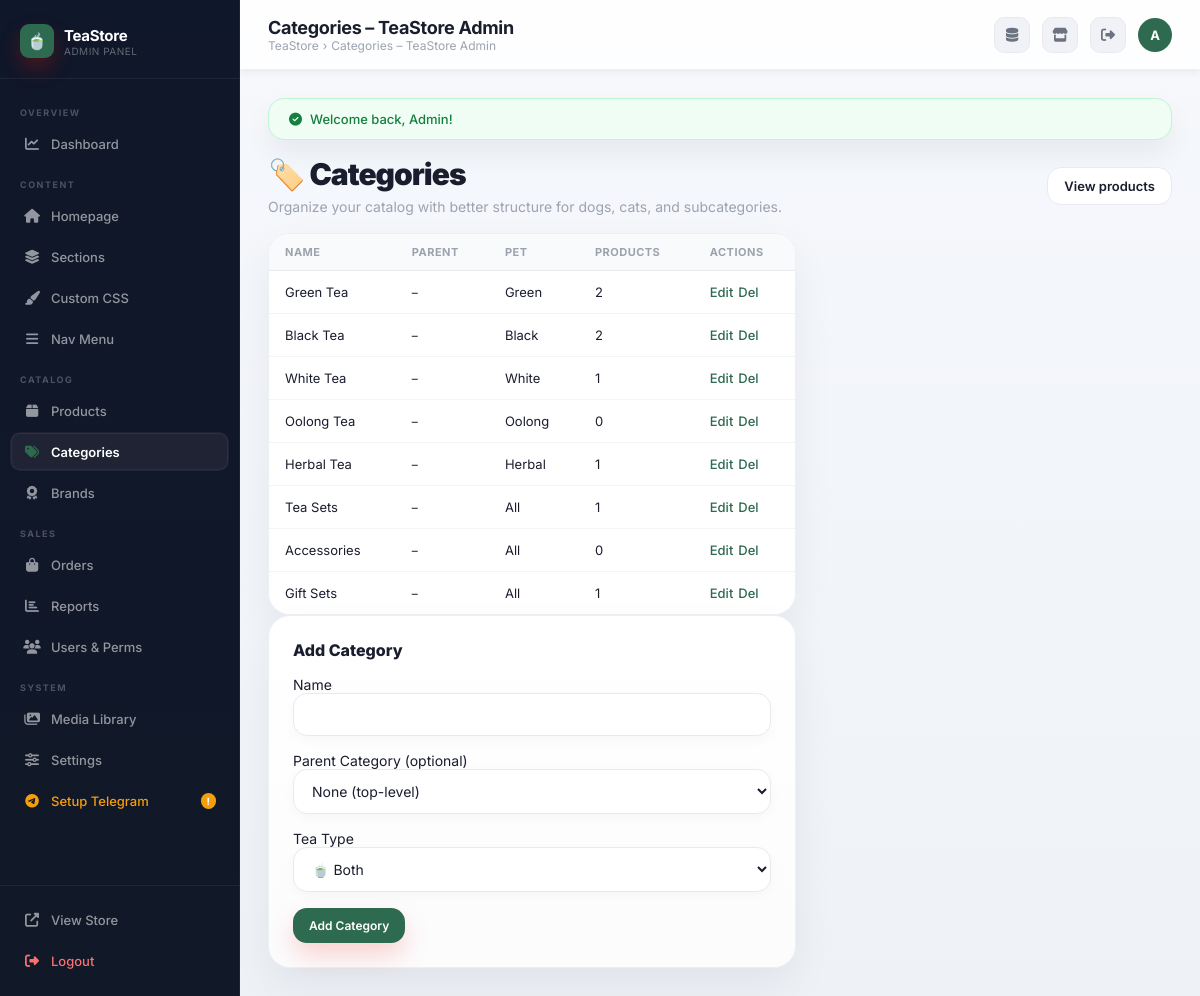
Screenshot of /admin/categories.php (signed in) with the database file from the repository.
### tables this page shows
CREATE TABLE IF NOT EXISTS categories (
    id INT AUTO_INCREMENT PRIMARY KEY,
    name VARCHAR(100) NOT NULL,
    slug VARCHAR(120) UNIQUE NOT NULL,
    parent_id INT DEFAULT NULL,
    tea_type ENUM('green','black','white','oolong','herbal','all') DEFAULT 'all',
    image VARCHAR(255),
    description TEXT,
    is_active TINYINT(1) DEFAULT 1,
    sort_order INT DEFAULT 0,
    FOREIGN KEY (parent_id) REFERENCES categories(id) ON DELETE SET NULL
);

### includes/config.php (called while the page is built, shortened)
<?php
function pretty_url(string $path = ''): string
{
    $path = trim((string)$path);
    $path = preg_replace('#/+#', '/', $path);
    $path = ltrim($path, '/');
    $path = preg_replace('#\.php\.php$#i', '.php', $path);
    if ($path === '' || strcasecmp($path, 'index.php') === 0) {
        return SITE_URL . '/';
    }
    if (preg_match('#^admin(?:/index(?:\.php)?)?$#i', $path)) {
        return SITE_URL . '/admin';
    }
    if (preg_match('#^admin/([^/]+?)(?:\.php)?$#i', $path, $m)) {
        $name = preg_replace('#\.php$#i', '', $m[1]);
        return SITE_URL . '/admin/' . $name;
    }
    if (preg_match('#^pages/([^/]+?)(?:\.php)?$#i', $path, $m)) {
        $name = preg_replace('#\.php$#i', '', $m[1]);
        return SITE_URL . '/' . $name;
    }
    $clean = preg_replace('#\.php$#i', '', $path);
    return SITE_URL . '/' . ltrim($clean, '/');
}

### admin/categories.php (the view, shortened to what this page needs)
<?php
require_once __DIR__ . '/../includes/config.php';
$categories = $pdo->query("
    SELECT c.*, p.name AS parent_name,
           COUNT(DISTINCT CASE
               WHEN prod.category_id = c.id THEN prod.id
               WHEN child.id IS NOT NULL AND prod.category_id = child.id THEN prod.id
               ELSE NULL
           END) AS pcount
    FROM categories c
    LEFT JOIN categories p ON p.id = c.parent_id
    LEFT JOIN categories child ON child.parent_id = c.id
    LEFT JOIN products prod ON (prod.category_id = c.id OR prod.category_id = child.id)
    GROUP BY c.id
    ORDER BY COALESCE(c.parent_id, c.id), c.parent_id IS NOT NULL, c.name
")->fetchAll();
require_once __DIR__ . '/admin-header.php';
?>
<div class="admin-form-hero"><div><div style="font-size:30px;font-weight:900;letter-spacing:-1px">🏷️ Categories</div><div style="color:var(--text-3);margin-top:6px">Organize your catalog with better structure for dogs, cats, and subcategories.</div></div><a href="<?= pretty_url('admin/products.php') ?>" class="btn" style="border:1px solid var(--border);background:#fff">View products</a></div>
<div class="admin-form-grid">
    <div>
        <div class="table-wrap admin-form-panel"><table class="admin-table">
            <thead><tr><th>Name</th><th>Parent</th><th>Pet</th><th>Products</th><th>Actions</th></tr></thead>
            <tbody>
                <?php foreach ($categories as $c): ?>
                <tr>
                    <td><?= htmlspecialchars($c['name']) ?></td>
                    <td style="font-size:12px;color:var(--text-light);"><?= htmlspecialchars($c['parent_name'] ?? '–') ?></td>
                    <td><span class="tag"><?= ucfirst($c['tea_type']) ?></span></td>
                    <td><?= $c['pcount'] ?></td>
                    <td>
                        <div class="action-btns">
                            <a href="?edit=<?= $c['id'] ?>" class="btn-edit">Edit</a>
                            <a href="?delete=<?= $c['id'] ?>" class="btn-delete" onclick="return confirm('Delete?')">Del</a>
                        </div>
                    </td>
                </tr>
                <?php endforeach; ?>
            </tbody>
        </table>
    </div>
    <div>
        <?php
        $editing = null;
        ?>
        <div class="card admin-form-panel" style="padding:0">
            <div class="card-body"><h3 style="font-size:16px;font-weight:800;margin-bottom:16px;"><?= $editing ? 'Edit Category' : 'Add Category' ?></h3>
            <form method="POST">
                <div class="form-group">
                    <label>Name</label>
                    <input type="text" name="name" class="form-input" required value="<?= htmlspecialchars($editing['name'] ?? '') ?>">
                </div>
                <div class="form-group">
                    <label>Parent Category (optional)</label>
                    <select name="parent_id" class="form-input">
                        <option value="">None (top-level)</option>
                    </select>
                </div>
                <div class="form-group">
                    <label>Tea Type</label>
                    <select name="tea_type" class="form-input">
                        <option value="all" <?= ($editing['tea_type'] ?? 'both') === 'both' ? 'selected' : '' ?>>🍵 Both</option>
                    </select>
                </div>
                <button type="submit" class="btn btn-primary btn-sm"><?= $editing ? 'Update' : 'Add Category' ?></button>
            </form>
        </div>
    </div>
</div>
<?php require_once __DIR__ . '/admin-footer.php'; ?>

### admin/categories.php (style rules this page uses)
.admin-form-hero { display:flex;align-items:center;justify-content:space-between;gap:16px;flex-wrap:wrap;margin-bottom:18px }
.admin-form-grid { display:grid;grid-template-columns:1.2fr .8fr;gap:24px;align-items:start }
.admin-form-panel { background:linear-gradient(180deg,#fff,#fcfcfd);border:1px solid #edf0f3;border-radius:22px;box-shadow:0 18px 40px rgba(15,23,42,.06) }
.admin-form-panel .card-body { padding:24px }

### rows the page displays
categories: name "Green Tea", parent_name "–", tea_type "Green", pcount "2"
categories: name "Black Tea", parent_name "–", tea_type "Black", pcount "2"
categories: name "White Tea", parent_name "–", tea_type "White", pcount "1"
categories: name "Oolong Tea", parent_name "–", tea_type "Oolong", pcount "0"
categories: name "Herbal Tea", parent_name "–", tea_type "Herbal", pcount "1"
categories: name "Tea Sets", parent_name "–", tea_type "All", pcount "1"
categories: name "Accessories", parent_name "–", tea_type "All", pcount "0"
categories: name "Gift Sets", parent_name "–", tea_type "All", pcount "1"

### other values shown
$siteName "TeaStore"
$pageTitle "Categories – TeaStore Admin"
substr($_SESSION['user_name'] ?? 'A', 0, 1) "A"
$msg "Welcome back, Admin!"
